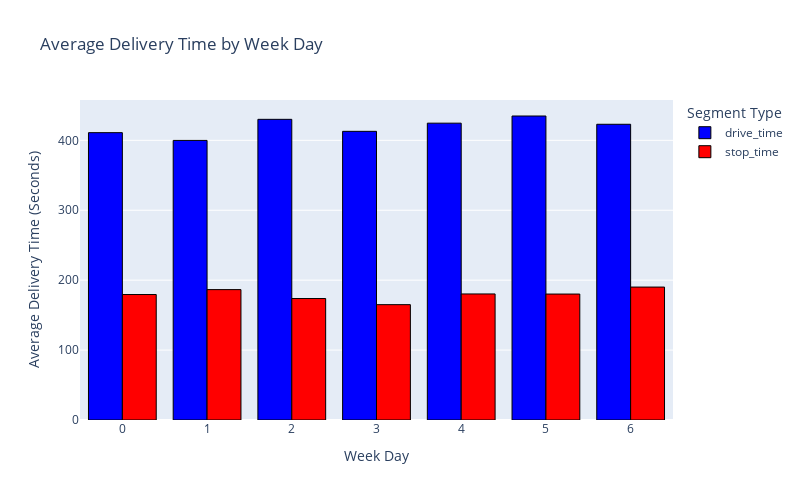

Notebook source saved alongside this figure:
### Code cell
average_time_by_hour = merged_df.groupby("week_day")[["drive_time", "stop_time"]].mean().reset_index()

fig = px.bar(average_time_by_hour, x="week_day", y=["drive_time", "stop_time"], 
             title="Average Delivery Time by Week Day", 
             labels={"week_day": "Week Day", "value": "Average Delivery Time (Seconds)", "variable": "Segment Type"},
             color_discrete_map={"drive_time": "blue", "stop_time": "red"},
             barmode="group")


fig.update_traces(marker=dict(line=dict(width=1, color='Black')))
fig.update_layout(width=800, height=500)
fig.show()

### Figure 1 — Plotly figure (JSON) as saved in the notebook; plotly's stock layout.template omitted (floating-point values rounded to 4 significant figures)
{"data": [{"alignmentgroup": "True", "hovertemplate": "Segment Type=drive_time<br>Week Day=%{x}<br>Average Delivery Time (Seconds)=%{y}<extra></extra>", "legendgroup": "drive_time", "marker": {"color": "blue", "line": {"color": "Black", "width": 1}, "pattern": {"shape": ""}}, "name": "drive_time", "offsetgroup": "drive_time", "orientation": "v", "showlegend": true, "textposition": "auto", "type": "bar", "x": [0, 1, 2, 3, 4, 5, 6], "xaxis": "x", "y": [411.0, 399.9, 430.0, 412.9, 424.6, 434.8, 423.0], "yaxis": "y"}, {"alignmentgroup": "True", "hovertemplate": "Segment Type=stop_time<br>Week Day=%{x}<br>Average Delivery Time (Seconds)=%{y}<extra></extra>", "legendgroup": "stop_time", "marker": {"color": "red", "line": {"color": "Black", "width": 1}, "pattern": {"shape": ""}}, "name": "stop_time", "offsetgroup": "stop_time", "orientation": "v", "showlegend": true, "textposition": "auto", "type": "bar", "x": [0, 1, 2, 3, 4, 5, 6], "xaxis": "x", "y": [179.5, 186.5, 173.7, 165.0, 180.3, 180.1, 190.1], "yaxis": "y"}], "layout": {"barmode": "group", "height": 500, "legend": {"title": {"text": "Segment Type"}, "tracegroupgap": 0}, "title": {"text": "Average Delivery Time by Week Day"}, "width": 800, "xaxis": {"anchor": "y", "domain": [0, 1], "title": {"text": "Week Day"}}, "yaxis": {"anchor": "x", "domain": [0, 1], "title": {"text": "Average Delivery Time (Seconds)"}}}}
